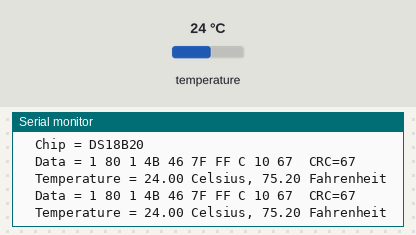
This sketch was run on a simulated Arduino Uno, built with avr-gcc and run on an emulated ATmega328P. Parts: the last lines printed to the serial monitor. The inputs (shaded band) are chosen by the test bench; at power-on: temperature 24 °C.

Above: at 2.8 s.
2.9 s: temperature set to 12 °C
At 3.6 s:
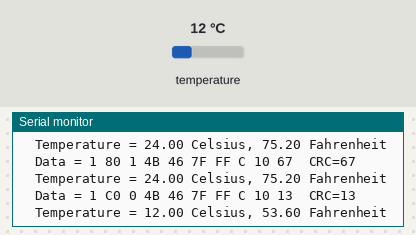
5.5 s: temperature set to 28 °C
At 6.9 s:
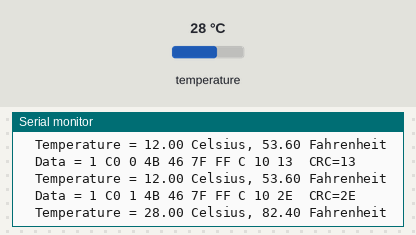
8.5 s: temperature set to 33 °C
At 9.9 s:
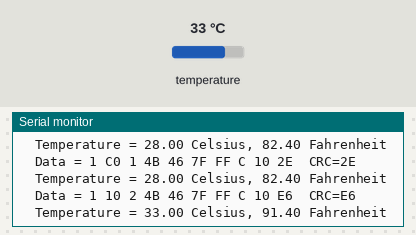
11.6 s: temperature set to 0 °C
At 12.9 s:
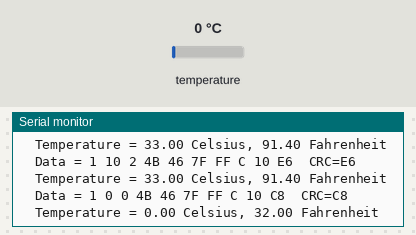
14.6 s: temperature set to 10 °C
At 16.0 s:
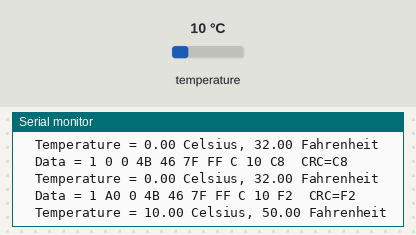
17.6 s: temperature set to 8 °C
At 18.6 s:
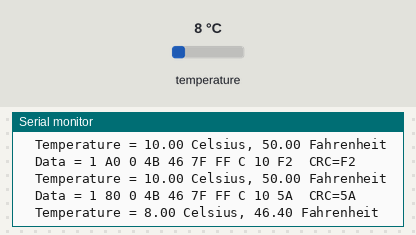
Timing chart, 0 to 20.6 s (numbered marks = the images above; inputs shaded):
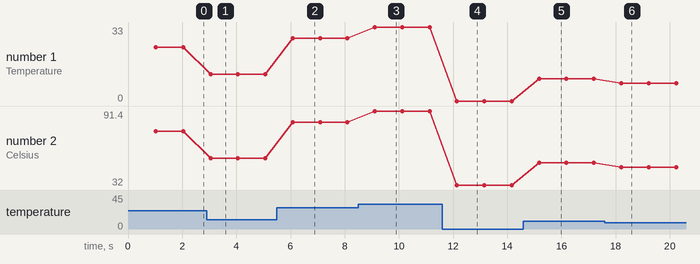

The sketch:

ds18b20.ino
```cpp
#include "OneWire.h"

// OneWire DS18S20, DS18B20, DS1822 Temperature Example
//
// http://www.pjrc.com/teensy/td_libs_OneWire.html
//
// The DallasTemperature library can do all this work for you!
// http://milesburton.com/Dallas_Temperature_Control_Library

// platte kant naar boven, poten naar je toe
// van links naar rechts 1 (GND), 2 (Data), 3 (Vcc)
// pullup: 4.7kOhm tussen 2 en 3


int pinData = 10;
OneWire ds(pinData);
byte addr[8];
byte type_s;


void setup(void)
{
  Serial.begin(115200);

  if (!ds.search(addr))
  {
    Serial.println("No more addresses.");
    Serial.println();
    ds.reset_search();
    delay(250);
    return;
  }

  Serial.print("ROM =");
  for (int i = 0; i < 8; i++)
  {
    Serial.write(' ');
    Serial.print(addr[i], HEX);
  }

  if (OneWire::crc8(addr, 7) != addr[7])
  {
    Serial.println("CRC is not valid!");
    return;
  }
  Serial.println();

  // the first ROM byte indicates which chip
  switch (addr[0])
  {
    case 0x10:
      Serial.println("  Chip = DS18S20");  // or old DS1820
      type_s = 1;
      break;
    case 0x28:
      Serial.println("  Chip = DS18B20");
      type_s = 0;
      break;
    case 0x22:
      Serial.println("  Chip = DS1822");
      type_s = 0;
      break;
    default:
      Serial.println("Device is not a DS18x20 family device.");
      return;
  }
}

void loop(void)
{
  byte present = 0;
  byte data[12];
  float celsius, fahrenheit;

  ds.reset();
  ds.select(addr);
  // start conversion, with parasite power on at the end
  ds.write(0x44,1);

  // maybe 750ms is enough, maybe not
  delay(1000);
  // we might do a ds.depower() here, but the reset will take care of it.

  present = ds.reset();
  ds.select(addr);
  // Read Scratchpad
  ds.write(0xBE);

  Serial.print("  Data = ");
  Serial.print(present,HEX);
  Serial.print(" ");
  // we need 9 bytes
  for (int i = 0; i < 9; i++)
  {
    data[i] = ds.read();
    Serial.print(data[i], HEX);
    Serial.print(" ");
  }
  Serial.print(" CRC=");
  Serial.print(OneWire::crc8(data, 8), HEX);
  Serial.println();

  // convert the data to actual temperature

  unsigned int raw = (data[1] << 8) | data[0];
  if (type_s)
  {
    // 9 bit resolution default
    raw = raw << 3;
    if (data[7] == 0x10)
    {
      // count remain gives full 12 bit resolution
      raw = (raw & 0xFFF0) + 12 - data[6];
    }
  }
  else
  {
    byte cfg = (data[4] & 0x60);
    if (cfg == 0x00)
    {
      // 9 bit resolution, 93.75 ms
      raw = raw << 3;
    }
    else if (cfg == 0x20)
    {
      // 10 bit res, 187.5 ms
      raw = raw << 2;
    }
    else if (cfg == 0x40)
    {
      // 11 bit res, 375 ms
      raw = raw << 1;
    }
    // default is 12 bit resolution, 750 ms conversion time
  }

  celsius = (float) raw / 16.0;
  fahrenheit = celsius * 1.8 + 32.0;
  Serial.print("  Temperature = ");
  Serial.print(celsius);
  Serial.print(" Celsius, ");
  Serial.print(fahrenheit);
  Serial.println(" Fahrenheit");
}
```

Measured:
- after the input at 2.9 s, the serial monitor: prints a new line after 0.14 s (image 1)
- after the input at 5.5 s, the serial monitor: prints a new line after 0.57 s (image 2)
- after the input at 8.5 s, the serial monitor: prints a new line after 0.60 s (image 3)
- after the input at 11.6 s, the serial monitor: prints a new line after 0.54 s (image 4)
- after the input at 14.6 s, the serial monitor: prints a new line after 0.57 s (image 5)
- after the input at 17.6 s, the serial monitor: prints a new line after 0.60 s (image 6)
- plotted number 1: 24 → 12 after the input at 2.9 s, 12 → 28 after the input at 5.5 s, 28 → 33 after the input at 8.5 s, 33 → 0 after the input at 11.6 s, 10 → 8 after the input at 17.6 s
- plotted number 2: 75.2 → 53.6 after the input at 2.9 s, 53.6 → 82.4 after the input at 5.5 s, 82.4 → 91.4 after the input at 8.5 s, 91.4 → 32 after the input at 11.6 s, 32 → 50 after the input at 14.6 s
